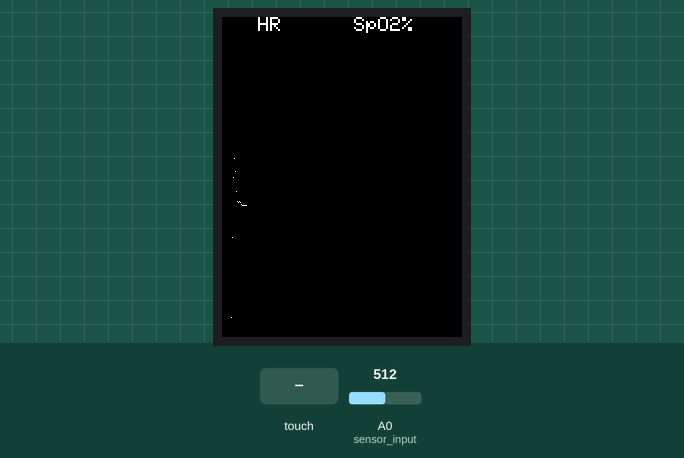
A sketch run on a simulated Arduino Due. On the bench: 240×320 colour display. The inputs (shaded band) are chosen by the test bench; at power-on: A0 (sensor_input) = 512 (analog values on the 0–1023 scale). What the sketch prints to the serial monitor is not drawn.

Above: at 1.4 s.
1.5 s: A0 (sensor_input) set to 716
3.4 s: A0 (sensor_input) set to 511
At 3.91 s:
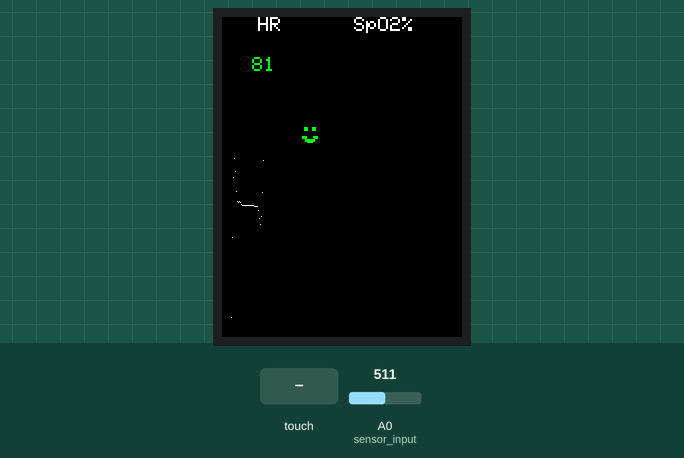
5.2 s: touch panel pressed at 13 % / 10 % of its raw x / y range
At 5.45 s:
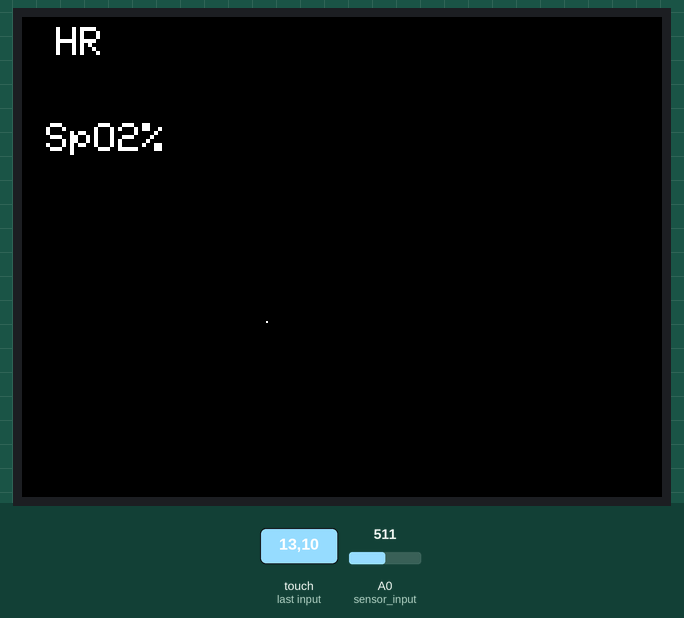
6.8 s: A0 (sensor_input) set to 900
At 9.2 s:
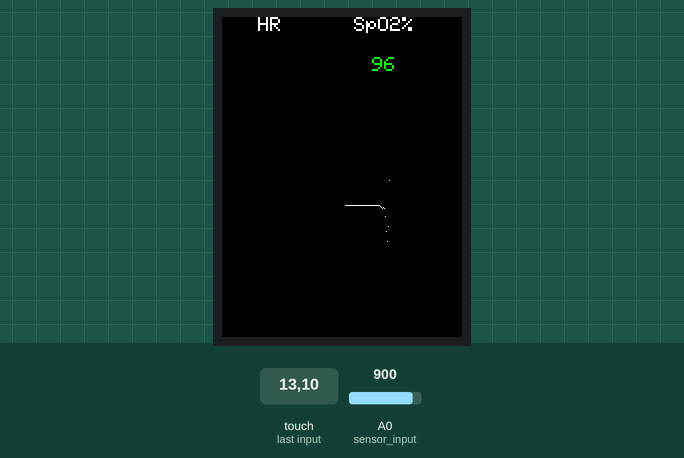
Timing chart, 0 to 10.7 s (numbered marks = the images above; inputs shaded):
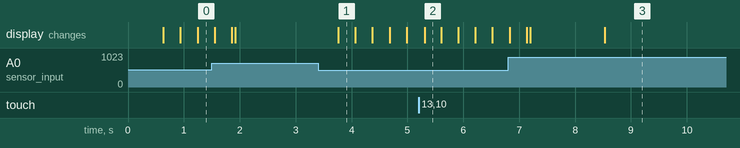

The sketch:

PulseBeat.ino
```cpp
#include "screen.h"
#include "operationPPG.h"

//==========================================================================================//
//                                1. Variable declaration                                   //
//==========================================================================================//

//================================= Pulse oximeter ===================================//

// All variables in your pulse oximeter //

const int loopFrequency = 50;                           // In Hz (sampling frequency = loopFrequency / 2)
const long loopPeriod = long(1000000 / loopFrequency);
int signalType = 0;                                     // Denotes which signal is turned on and measured (IR = 0, Red = 1)
unsigned long startTime, endTime;

int red_LED = DAC1;
int ir_LED = DAC0;
int sensor_input = A0;

double inputValue, filteredValue;

//========================= Heart Rate and SpO2 Calculation ============================//

// All variables required for peak detection and subsequent heart rate and SpO2 calculation //

long curr[2] = {0, 0};                    // 2 counter variables for each LED
const int windowSize = 3;                 // Window of readings (used to detect peaks/valleys)
Point bandpassFiltered[2][windowSize];    // 2D array to store temporal filtered values of each LED (bandpass)
double lowpassFiltered[2][windowSize];    // 2D array to store temporal filtered values of each LED (lowpass - no need for timestamp)

int heartrate = 0, hrCounter = 0;
const int hrBufferSize = 7;
int hrArray[hrBufferSize];

int SpO2 = 0, spo2Counter = 0;
const int spo2BufferSize = 7;
int spo2Array[spo2BufferSize];

//==========================================================================================//
//                            2. Main program (initialize environment)                      //
//==========================================================================================//
void setup() {
  Serial.begin(115200);
  lcd_begin();
  lcd_setTitle();
  analogReadResolution(12);

  initialiseFilters();
  initialiseACDCValues();
  initialiseHRValues();

  // Initialise readings of filtered values to 0
  Point emptyPoint = {0, 0};
  for (int i = 0; i < 2; i++) {
    for (int j = 0; j < windowSize; j++) {
      bandpassFiltered[i][j] = emptyPoint;
      lowpassFiltered[i][j] = 0;
    }
  }

  for(int i = 0; i < hrBufferSize; i++) {
    hrArray[i] = 0;
    spo2Array[i] = 0;
  }
}


//==========================================================================================//
//                                 3. Main program (looping)                                //
//==========================================================================================//
void loop() {

  if (ts.touched()) {
    lcd_changeOrientation();
  }

  // Set variable to record start timestamp for loop timestamp monitoring (i.e sampling period) //
  startTime = micros();

  // Sampling and operating the LEDs and photodiode //
  if (signalType == 0) {            // Turn on IR LED
      digitalWrite(red_LED, LOW);
      digitalWrite(ir_LED, HIGH);
  } else {                          // Turn on Red LED
      digitalWrite(red_LED, HIGH);
      digitalWrite(ir_LED, LOW);
  }

  // Delay by a constant amount of timestamp
  delayMicroseconds(500);
  inputValue = analogRead(sensor_input);

  if (inputValue >= 4000) {   // For finger out
    lcd_displayHR(-1);
    lcd_displaySpO2(-1);
    delay(500);
    return;
  }

  // BANDPASS SECTION
  // Apply filtering //
  filteredValue = fir_bandpass_filter(inputValue, signalType);

  // Store the filtered value in corresponding array (in bandpassFiltered)
  Point dataPoint = {filteredValue, micros()};
  bandpassFiltered[signalType][curr[signalType] % windowSize] = dataPoint;

  int midIndex = (curr[signalType] - (windowSize / 2)) % windowSize;  // Get middle reading in window
  int typePoint = analyzeWindow(bandpassFiltered[signalType], windowSize, midIndex);  // Tells if middle value is peak / valley / intermediate
  if (curr[signalType] < windowSize) typePoint = 0; // If we haven't collected enough values, set typePoint = 0

  // If wave is peak (and red), compute HR
  if (typePoint == 1 && signalType == 1) {
    heartrate = computeHR(signalType, bandpassFiltered[signalType][midIndex]);
    if (heartrate > 30 && heartrate < 150) {
      hrArray[hrCounter++ % hrBufferSize] = heartrate;
    }
  }

  if ((hrCounter % hrBufferSize) == 0 && hrCounter != 0 && signalType == 1) {
    double avgHR = 0;
    for (int i = 0; i < hrBufferSize; i++)
      avgHR += hrArray[i];
    avgHR /= hrBufferSize;
    lcd_displayHR(int(avgHR));
  }

   // Print filtered values to serial port for visualization //
  Serial.print(filteredValue);
  if (signalType == 1)
    Serial.println();
  else
    Serial.print(" ");

  if (signalType == 1 && filteredValue <= 1600 && filteredValue >= 100)
    lcd_displayPPG(filteredValue, curr[signalType]);


  // LOWPASS SECTION
  filteredValue = fir_lowpass_filter(inputValue, signalType);
  lowpassFiltered[signalType][curr[signalType] % windowSize] = filteredValue;
  typePoint = analyzeWindowRegular(lowpassFiltered[signalType], windowSize, midIndex);
  if (curr[signalType] < windowSize) typePoint = 0;
  updateACDCValues(filteredValue, signalType, typePoint);

  if (curr[signalType] % (loopFrequency) == 0) {
    double SpO2 = computeSpO2();
    if (SpO2 > 80) spo2Array[spo2Counter++ % spo2BufferSize] = SpO2;
  }

  if ((spo2Counter % spo2BufferSize) == 0 && spo2Counter != 0) {
    double avgSpo2 = 0;
    for (int i = 0; i < spo2BufferSize; i++) {
      avgSpo2 += spo2Array[i];
    }
    avgSpo2 /= spo2BufferSize;
    lcd_displaySpO2(int(avgSpo2));
  }

  curr[signalType] = curr[signalType] + 1; // Update counter
//  if (curr[signalType] >= 1500) curr[signalType] = 0;

  // Flip the signalType to other value (if 0 i.e. IR, make it 1 so that Red is turned on and measured next loop)
  signalType = (signalType == 0) ? 1 : 0;

  // Set vaiable to record end timestamp for loop timestamp monitoring (i.e sampling period) //
  endTime = micros();
  // Set delay equal to the difference between start and end timestamps to control loop period //
  delayMicroseconds(loopPeriod - (endTime - startTime));
}
```

filter.h
```cpp
/* VARIABLES */
typedef struct Point {
  double value;
  unsigned long timestamp;
} Point;

// Filter order //
const int bandpassFilterOrder = 20;
const int lowpassFilterOrder = 50;

// Temporal storage array for the past readings //
double rawPastRed[bandpassFilterOrder + 1] = {};
double rawPastIR[bandpassFilterOrder + 1] = {};

double rawRed[lowpassFilterOrder + 1] = {};     // Another temporal array to store readings required
double rawIR[lowpassFilterOrder + 1] = {};      // for lowpass filter

// Filtering coefficient //
double bandpass_coefficient[bandpassFilterOrder + 1] = {-0.00491412182448558, -0.00584637190790136, -0.00322662937579576,  0.00282995063763284,  -0.00434254162286100, -0.0410007732172615,  -0.0806290104876500,  -0.0538074305569527,  0.0768561015244137, 0.246061026320796,  0.324653030774420,  0.246061026320796,  0.0768561015244137, -0.0538074305569527,  -0.0806290104876500,  -0.0410007732172615,  -0.00434254162286100, 0.00282995063763284,  -0.00322662937579576, -0.00584637190790136, -0.00491412182448558};
//double bandpass_coefficient[bandpassFilterOrder + 1] = {-0.00766677381809659,  -0.0250417229133841, -0.0333425652547867, 0.0725464221818444,  0.289815685294444, 0.409773471003693, 0.289815685294444, 0.0725464221818444,  -0.0333425652547867, -0.0250417229133841, -0.00766677381809659};
//double lowpass_coefficient[lowpassFilterOrder + 1] = {-0.00000000000000000050, -0.00125434957075823000, -0.00348982218829102000, -0.00681653329043544000, -0.00990524605271564000, -0.00988463340741338000, -0.00312430965817361000, 0.01328689097924160000, 0.03994323997258690000, 0.07413255381156990000, 0.11000513049742000000,  0.14000158648950700000,  0.15710549241746300000,  0.15710549241746300000,  0.14000158648950700000,  0.11000513049742000000,  0.07413255381156990000,  0.03994323997258690000,  0.01328689097924160000,  -0.00312430965817361000, -0.00988463340741338000, -0.00990524605271564000, -0.00681653329043544000, -0.00348982218829102000, -0.00125434957075823000, -0.00000000000000000050};
double lowpass_coefficient[lowpassFilterOrder + 1] = {-0.00000000000000000050,-0.00053565850763901200,-0.00110641937035495000,-0.00162568576474129000,-0.00188223042697520000,-0.00157413561655947000,-0.00043082678802142800,0.00161052488338632000,0.00424516784313387000,0.00674189629200811000,0.00804939564512551000,0.00708060969454923000,0.00312004615857226000,-0.00376206925373036000,-0.01243503445193870000,-0.02070195129419920000,-0.02562812044867000000,-0.02417154698719080000,-0.01398235439707840000,0.00583459978550164000,0.03421687689303090000,0.06807541337689010000,0.10272753278178800000,0.13276558510370600000,0.15316987059014100000,0.16039702851853000000,0.15316987059014100000,0.13276558510370600000,0.10272753278178800000,0.06807541337689010000,0.03421687689303090000,0.00583459978550164000,-0.01398235439707840000,-0.02417154698719080000,-0.02562812044867000000,-0.02070195129419920000,-0.01243503445193870000,-0.00376206925373036000,0.00312004615857226000,0.00708060969454923000,0.00804939564512551000,0.00674189629200811000,0.00424516784313387000,0.00161052488338632000,-0.00043082678802142800,-0.00157413561655947000,-0.00188223042697520000,-0.00162568576474129000,-0.00110641937035495000,-0.00053565850763901200,-0.00000000000000000050};
/* FUNCTIONS */

double getFilteredValue(double input, double filterCoeffs[], int filterOrder, double pastInput[])  {
    // Discard oldest reading in pastInput
    for (int i = filterOrder; i > 0; i--) {
        pastInput[i] = pastInput[i - 1];
    }
    pastInput[0] = input;

    double output = 0;
    for (int i = 0; i <= filterOrder; i++) {
        output += filterCoeffs[i] * pastInput[i];
    }
    return output;
}

double fir_bandpass_filter(double input, int signalType) {
  if (signalType == 0)
    return getFilteredValue(input, bandpass_coefficient, bandpassFilterOrder, rawPastIR);
  else
    return getFilteredValue(input, bandpass_coefficient, bandpassFilterOrder, rawPastRed);
}

double fir_lowpass_filter(double input, int signalType) {
  if (signalType == 0)
    return getFilteredValue(input, lowpass_coefficient, lowpassFilterOrder, rawIR);
  else
    return getFilteredValue(input, lowpass_coefficient, lowpassFilterOrder, rawRed);
}

/*  Returns whether middle point is peak, valley or intermediate
*   Return: 0 -> intermediary reading (not valuable), 1 -> peak in PPG, -1 -> trough in PPG
*/
int analyzeWindow(Point window[], int windowSize, int midIndex) {
  double midData = window[midIndex].value;

  int dy = 0;
  for (int i = 0; i < windowSize; i++) {
    double data = window[i].value;

    if (midData == data) continue;
    if (dy == 0) dy = (midData > data) ? 1 : -1;
    if (dy == 1 && midData < data)  return 0;
    if (dy == -1 && midData > data) return 0;
  }
  return dy;
}

int analyzeWindowRegular(double window[], int windowSize, int midIndex) {
  double midData = window[midIndex];

  int dy = 0;
  for (int i = 0; i < windowSize; i++) {
    double data = window[i];

    if (midData == data) continue;
    if (dy == 0) dy = (midData > data) ? 1 : -1;
    if (dy == 1 && midData < data)  return 0;
    if (dy == -1 && midData > data) return 0;
  }
  return dy;
}

void initialiseFilters() {
  for (int i = 0; i <= bandpassFilterOrder; i++) {
      rawPastRed[i] = 0;
      rawPastIR[i] = 0;
  }
  for (int i = 0; i <= lowpassFilterOrder; i++) {
      rawRed[i] = 0;
      rawIR[i] = 0;
  }
}
```

operationPPG.h
```cpp
#include "filter.h"

const int numValues = 10;
double acValues[2][numValues];        // Stores the AC amplitude of the 2 waves
double dcValues[2][numValues];        // Stores the DC values of the 2 waves
long acCounter[2] = {0, 0};           // Corresponding counter variables for AC DC of the 2 waves
long dcCounter[2] = {0, 0};

double avgAC[2] = {0, 0};             // Stores the averaged value of the AC and DC values collected
double avgDC[2] = {0, 0};             // avgAC[0] -> ir_AC | avgAC[1] -> red_AC | avgDC[0] -> ir_DC | avgDC[1] -> red_DC

void initialiseACDCValues() {
  for (int i = 0; i < numValues; i++) {
    acValues[0][i] = 0;
    acValues[1][i] = 0;
  }
}

void computeAverageACDC() {
  double temp = 0;
  int tempCounter = 0;
  for (int i = 0; i < acCounter[0] && i < numValues; i++) {
    temp += acValues[0][i]; tempCounter++;
  }
  if (tempCounter != 0) avgAC[0] = (temp / tempCounter);

  temp = 0; tempCounter = 0;
  for (int i = 0; i < acCounter[1] && i < numValues; i++) {
    temp += acValues[1][i]; tempCounter++;
  }
  if (tempCounter != 0) avgAC[1] = (temp / tempCounter);

  temp = 0; tempCounter = 0;
  for (int i = 0; i < dcCounter[0] && i < numValues; i++) {
    temp += dcValues[0][i]; tempCounter++;
  }
  if (tempCounter != 0) avgDC[0] = (temp / tempCounter);

  temp = 0; tempCounter = 0;
  for (int i = 0; i < dcCounter[1] && i < numValues; i++) {
    temp += dcValues[1][i]; tempCounter++;
  }
  if (tempCounter != 0) avgDC[1] = (temp / tempCounter);
}

void updateACDCValues(double input, int signalType, int typePoint) {
  if (typePoint == -1) {
    dcValues[signalType][dcCounter[signalType]++ % numValues] = input;
  }
  else if (typePoint == 1) {
    computeAverageACDC();
    if (dcCounter[signalType] == 0) return;
    acValues[signalType][acCounter[signalType]++ % numValues] = (input - avgDC[signalType]);
    return;
  }
}

double computeSpO2() {
  computeAverageACDC();
  if (avgAC[0] == 0 || avgAC[1] == 0 || avgDC[0] == 0 || avgDC[1] == 0) return 0;

  double R = avgAC[0] * avgDC[1] / avgDC[0] / avgAC[1];   // irAC * redDC / irDC / redAC
  double SpO2 = 0;

  if (R >= 1.15) {
    SpO2 = 99;
  } else if (R >= 0.85) {
    SpO2 = 99 - 5 * (1.15 - R) / 0.3 + 0.5;
  } else if (R > 0.3) {
    SpO2 = 95 - 45 * (0.85 - R) - 0.5;
  } else {
    SpO2 = 75 + R * 10;
  }

  return SpO2;
}

// HR CALCULATION AREA
Point peak[2][2];

double peakDiffs[10];
int peakDiffCounter = 0;
double peakDifferenceThreshold = 7.0;

void initialiseHRValues() {
  Point emptyPoint = {0, 0};
  for (int i = 0; i < 2; i++) {
    peak[i][0] = emptyPoint;
    peak[i][1] = emptyPoint;
  }
  for (int i = 0; i < 10; i++) {
    peakDiffs[i] = 0;
  }
}

void updateAveragePeakDifference(double peakDifference) {
  peakDiffs[peakDiffCounter++ % 10] = peakDifference;
  if (peakDiffCounter < 10) return;
  double temp = 0;
  for (int i = 0; i < 10; i++) {
    temp += peakDiffs[i];
  }
  peakDifferenceThreshold = 1.6 * (temp / 10);
}

int computeHR(int signalType, Point newPeak) {
  Point oldPeak = peak[signalType][0];
  peak[signalType][0] = peak[signalType][1]; // Shift peaks to left to make space for newPeak to go into index 1
  peak[signalType][1] = newPeak;

  if (oldPeak.timestamp == 0) return 0;  // if very first peak, return 0

  // oldPeak -> 2nd last | peak[signalType][0] -> last reading | newPeak -> current reading
  Point lastPeak = oldPeak;

//  if (abs(newPeak.value - peak[signalType][0].value) <= peakDifferenceThreshold && abs(newPeak.value - lastPeak.value) > abs(newPeak.value - peak[signalType][0].value))  // use the previous peak (for cases where diastolic peak isn't present)
//    lastPeak = peak[signalType][0];
//  if (abs(newPeak.value - lastPeak.value) > peakDifferenceThreshold) {
//    if (abs(newPeak.value - peak[signalType][0].value) < peakDifferenceThreshold)
//      lastPeak = peak[signalType][0];
//    else
//      return 0;
//  }
//  updateAveragePeakDifference(abs(newPeak.value - lastPeak.value));

  double hrPeriod = (newPeak.timestamp - lastPeak.timestamp) / 1000000.0;
  int hr = int(60 / hrPeriod);
  return hr;
}
```

Source omitted: screen.h (6482 bytes)

Measured:
- after the input at 3.4 s, the display: changes after 0.36 s (image 1)
